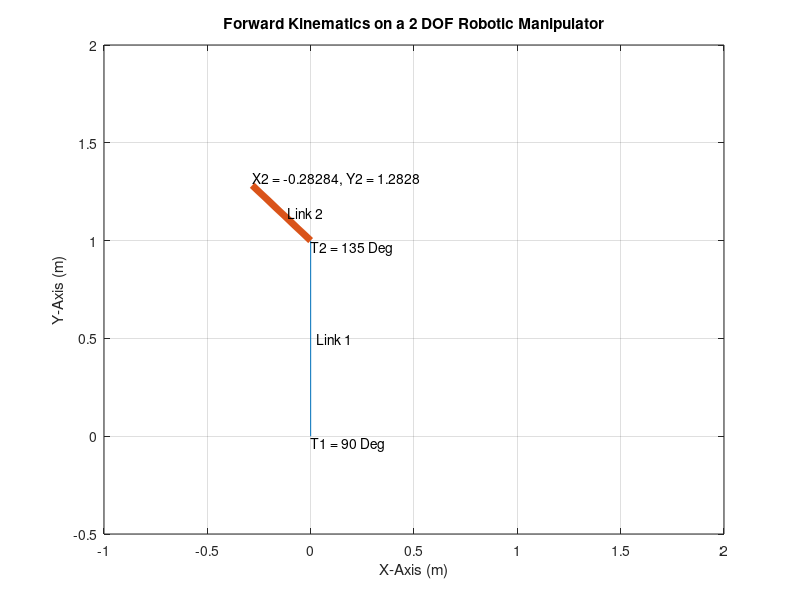

Recreate this plot in MATLAB. (Note: this script raises an error after producing the figure.)
% Program for Forward Kinematics on a 2 DOF Robotic Manipulator

% Input Start 

% Link Lengths
L1 = 1;
L2 = 0.4;

% Final Angles
Final_Angle_1 = 90;
Final_Angle_2 = 135;

% Input End

% Angle with the horizontal (Degrees)
A1 = linspace(0, Final_Angle_1, 10);
A2 = linspace(0, Final_Angle_2, 30);

% Solution:

% Counter and Loop Initialization
counter = 1;

for i = 1 : length(A1)

    Theta_1 = A1(i);

    for j = 1 : length(A2)

        Theta_2 = A2(j);
        
        % Coordinates:

        % Initial points of Link 1
        X0 = 0;
        Y0 = 0;

        % Final points of Link 1 
        X1 = L1*cosd(Theta_1);
        Y1 = L1*sind(Theta_1);
        
        % FInal points of Link 2
        X2 = X1 + L2*cosd(Theta_2);
        Y2 = Y1 + L2*sind(Theta_2);

        % Assigning the Parameters
        txt1 = ['T1 = ', num2str(Theta_1), ' Deg'];
        txt2 = ['T2 = ', num2str(Theta_2), ' Deg'];
        txtend = ['X2 = ', num2str(X2), ', ', 'Y2 = ', num2str(Y2)];

        % Plot
        plot([X0 X1], [Y0 Y1], [X1 X2], [Y1 Y2], 'linewidth', 5)
        xlabel('X-Axis (m)')
        ylabel('Y-Axis (m)')
        title('Forward Kinematics on a 2 DOF Robotic Manipulator');
        text(X0, Y0, txt1, 'VerticalAlignment', 'top')
        text(X1, Y1, txt2, 'VerticalAlignment', 'top')
        text(X2, Y2, txtend, 'HorizontalAlignment', 'left', 'VerticalAlignment', 'bottom')
        text(0.5*(X0 + X1), 0.5*(Y0 + Y1), '  Link 1')
        text(0.5*(X1 + X2), 0.5*(Y1 + Y2), '  Link 2')
        grid on
        axis([-1 2 -0.5 2])
        pause(0.3)

        M(counter) = getframe(gcf);
        counter = counter + 1;
    end
end

% Creating the Animation
movie(M);
videofile = VideoWriter('Forward Kinematics on a 2 DOF Robotic Manipulator.avi', 'Uncompressed AVI');
open(videofile);
writeVideo(videofile, M);
close(videofile);
